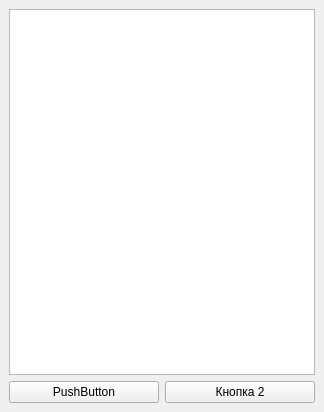
<?xml version="1.0" encoding="UTF-8"?>
<ui version="4.0">
 <class>MainWindow</class>
 <widget class="QMainWindow" name="MainWindow">
  <property name="geometry">
   <rect>
    <x>0</x>
    <y>0</y>
    <width>324</width>
    <height>412</height>
   </rect>
  </property>
  <property name="windowTitle">
   <string>MainWindow</string>
  </property>
  <widget class="QWidget" name="centralwidget">
   <layout class="QVBoxLayout" name="verticalLayout">
    <item>
     <widget class="QListView" name="listView"/>
    </item>
    <item>
     <layout class="QHBoxLayout" name="horizontalLayout">
      <item>
       <widget class="QPushButton" name="pushButton">
        <property name="text">
         <string>PushButton</string>
        </property>
       </widget>
      </item>
      <item>
       <widget class="QPushButton" name="pushButton_2">
        <property name="text">
         <string>Кнопка 2</string>
        </property>
       </widget>
      </item>
     </layout>
    </item>
   </layout>
  </widget>
 </widget>
 <resources/>
 <connections/>
</ui>
